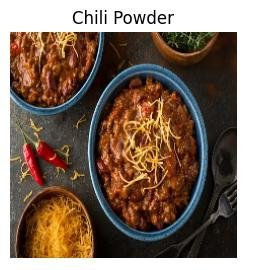
#> input picture backend/tests/fixtures/video/sample_food.jpg, 264 x 270 px
$ python -i quality_analyzer.py   (imports and definitions only)
#> lines starting #> are read from the running program, lines starting #| are printed output that depends on the picture
#> further down, picture is the input picture: PIL image 264x270 RGB; mean R, G, B 132.6, 113, 99.2
# app/services/images/quality_analyzer.py
"""
Pixel-level quality grading for user-uploaded photos.

MUST run on the ORIGINAL decoded image, before app.utils.image_pipeline's
process_image() touches it. That pipeline runs denoise → sharpen →
autocontrast → saturation; measuring sharpness afterwards would be
measuring our own sharpening filter, not what the user actually shot, and
every photo would look acceptably sharp.

Deliberately pure Pillow — no numpy, no OpenCV. numpy happens to be
importable in dev as a transitive dependency but is NOT in
requirements.txt, so depending on it would be the same latent production
break as the Playwright top-level import in browser_fallback.py.

The existing image_classifier.py is not a substitute: it grades by URL
keyword patterns and Google's photo ordering, and never looks at a single
pixel, so it is structurally unable to say anything about an upload.
"""
from __future__ import annotations

import logging
from dataclasses import dataclass
from typing import Optional

from PIL import Image, ImageFilter, ImageStat

logger = logging.getLogger(__name__)

# Standard 3x3 discrete Laplacian. Variance of the response is the classic
# focus measure: sharp edges produce a wide spread, blur collapses it.
_LAPLACIAN = ImageFilter.Kernel(
    size=(3, 3),
    kernel=[0, 1, 0, 1, -4, 1, 0, 1, 0],
    scale=1,
    offset=0,
)

# Laplacian variance scales with image size, so everything is measured at a
# fixed working resolution. Without this the same photo would score
# differently depending on the phone that took it.
_WORK_SIZE = 512

# Pixels trimmed from each edge after filtering — see the border note in
# analyze_image(). 2px covers the 1px artifact plus its neighbour.
_BORDER_CROP = 2

# Below this the photo is unusable at any display size we serve (the feed
# card alone requests 800px wide).
MIN_DIMENSION = 400

# Measured on a detailed 900px test image at _WORK_SIZE, after the border
# crop above:
#     flat grey     0.0
#     Gaussian r=12 0.5      r=6  0.7      r=3  18      r=2  115
#     r=1           1016     sharp original 2905
#
# The reject floor is deliberately far below "slightly soft". Rejection is
# permanent and silent from the uploader's point of view, and a shallow
# depth-of-field food shot — the single most common good restaurant photo
# — is genuinely low-variance outside its focal plane. So this only catches
# photos destroyed beyond recognition; everything merely mediocre is
# accepted and handled by ranking it low via quality_score, which decides
# what becomes a place's primary image.
#
# Real uploads will differ from synthetic blur. blur_score is persisted on
# every row precisely so these can be re-tuned against production data
# without re-fetching a single image.
BLUR_REJECT_BELOW = 10.0
BLUR_GOOD_ABOVE = 800.0

# Mean luminance (0-255). Outside this band the photo is essentially a
# black or blown-out frame.
DARK_REJECT_BELOW = 28.0
BRIGHT_REJECT_ABOVE = 232.0


@dataclass(frozen=True)
class QualityReport:
    blur_score: float
    brightness: float
    width: int
    height: int
    quality_score: float
    rejection_reason: Optional[str]

    @property
    def acceptable(self) -> bool:
        return self.rejection_reason is None


def _normalize(value: float, low: float, high: float) -> float:
    """Map value into 0..1 across [low, high], clamped at both ends."""
    if high <= low:
        return 0.0
    return max(0.0, min(1.0, (value - low) / (high - low)))


def analyze_image(image: Image.Image) -> QualityReport:
    """Grade a decoded, un-processed image. Never raises."""
    width, height = image.size
#> width = 264; height = 270

    try:
        grayscale = image.convert("L")
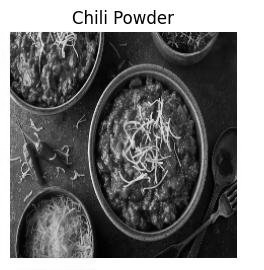
#> grayscale: PIL image 264x270 L; min 0, max 255, mean 117.3
        # Thumbnail (not resize) preserves aspect ratio, so a panorama and a
        # square are both reduced to comparable detail density.
        working = grayscale.copy()
        working.thumbnail((_WORK_SIZE, _WORK_SIZE), Image.LANCZOS)

        edges = working.filter(_LAPLACIAN)
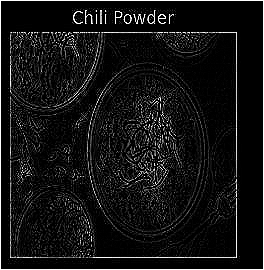
#> edges: PIL image 264x270 L; min 0, max 255, mean 19.8

        # PIL's kernel filter does not process border pixels — it copies
        # them through at their original value. Against a field of near-zero
        # Laplacian response that 1px frame is a huge outlier, and it
        # manufactured a constant variance floor (~127 for a flat grey
        # image, which scored HIGHER than a heavily blurred photo). Crop it
        # off so the score reflects image content only.
        w, h = edges.size
#> w = 264; h = 270
        if w > 2 * _BORDER_CROP and h > 2 * _BORDER_CROP:
            edges = edges.crop(
                (_BORDER_CROP, _BORDER_CROP, w - _BORDER_CROP, h - _BORDER_CROP)
            )
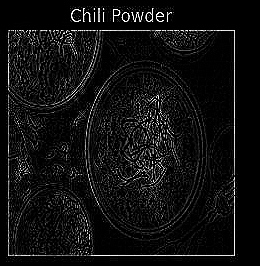
#> edges: PIL image 260x266 L; min 0, max 255, mean 16.5

        blur_score = float(ImageStat.Stat(edges).var[0])
#> blur_score = 1552.6
        brightness = float(ImageStat.Stat(working).mean[0])
#> brightness = 117.3
    except Exception as exc:
        # A photo we cannot measure is not automatically a photo we should
        # reject — fall through with neutral values and let the other
        # checks (safety, dedup) decide.
        logger.warning("image_quality_analysis_failed error=%s", exc)
        return QualityReport(
            blur_score=0.0, brightness=128.0, width=width, height=height,
            quality_score=0.5, rejection_reason=None,
        )

    # Order matters for the *diagnosis*, not the verdict. A black frame and
    # a blown-out one both have almost no edge detail — clipping destroys
    # it — so a blur-first check would label every exposure failure
    # "too_blurry". Exposure is the more specific and more actionable
    # reason, so it is tested first and blur becomes the fallback for
    # correctly-exposed but unfocused photos.
    rejection_reason: Optional[str] = None
    if min(width, height) < MIN_DIMENSION:
        rejection_reason = "too_small"
    elif brightness < DARK_REJECT_BELOW:
        rejection_reason = "too_dark"
    elif brightness > BRIGHT_REJECT_ABOVE:
        rejection_reason = "overexposed"
    elif blur_score < BLUR_REJECT_BELOW:
        rejection_reason = "too_blurry"

    # Composite: sharpness dominates, with a penalty for drifting toward
    # either end of the exposure range. Feeds PlaceImage.quality_score,
    # which PlaceImageInvariantService._promote_best_eligible ranks by when
    # electing a new primary — so a sharp photo outranks a murky one for
    # the feed card instead of insertion order deciding it.
    sharpness = _normalize(blur_score, BLUR_REJECT_BELOW, BLUR_GOOD_ABOVE)
#> sharpness = 1
    # 1.0 at mid-grey, falling off toward pure black or pure white.
    exposure = 1.0 - abs(brightness - 128.0) / 128.0
#> exposure = 0.916
    quality_score = max(0.0, min(1.0, 0.75 * sharpness + 0.25 * exposure))
#> quality_score = 0.979

    return QualityReport(
        blur_score=blur_score,
        brightness=brightness,
        width=width,
        height=height,
        quality_score=quality_score,
        rejection_reason=rejection_reason,
    )

>>> from PIL import Image
>>> picture = Image.open('../../../tests/fixtures/video/sample_food.jpg')
>>> result = analyze_image(picture)

$ run again, on backend/tests/fixtures/video/sample_not_food.jpg
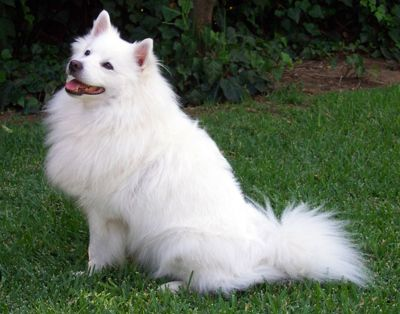
#> input picture backend/tests/fixtures/video/sample_not_food.jpg, 400 x 314 px
#> picture is the input picture: PIL image 400x314 RGB; mean R, G, B 99.1, 110, 93.8
#> in analyze_image, `grayscale = image.convert("L")`:
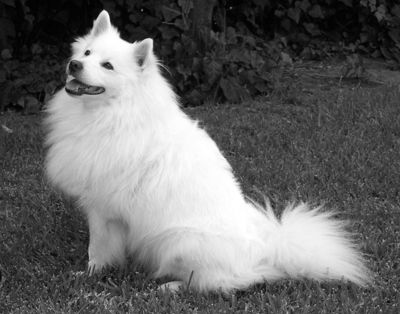
#> grayscale: PIL image 400x314 L; min 0, max 255, mean 104.9
#> in analyze_image, `edges = edges.crop( (_BORDER_CROP, _BORDER_CROP, w - _BORDER_CROP, h -..`:
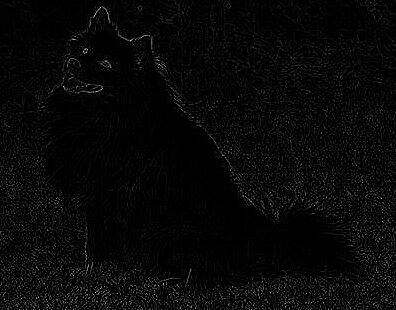
#> edges: PIL image 396x310 L; min 0, max 230, mean 7.5
#> blur_score = 241.6
#> brightness = 104.9
#> sharpness = 0.293
#> exposure = 0.819
#> quality_score = 0.425
